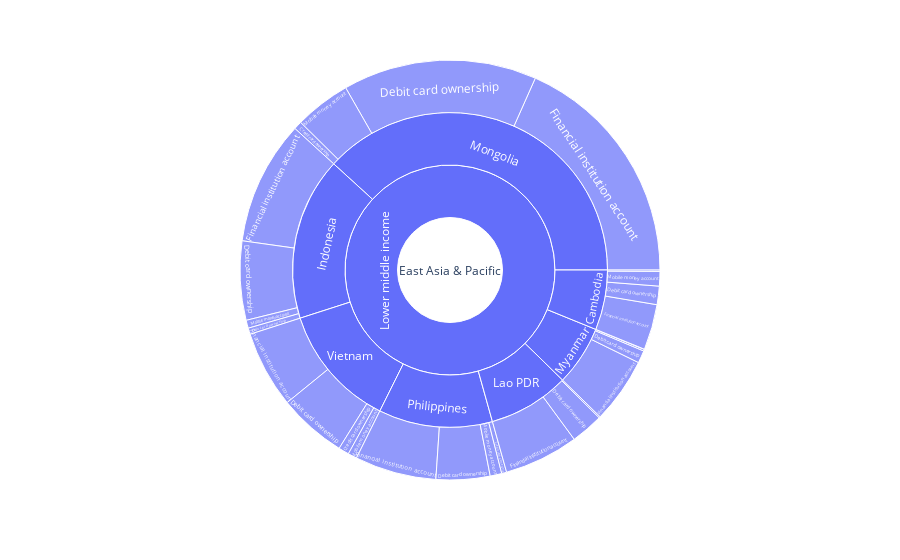

This figure's notebook cell:
### Code cell
fig = px.sunburst(sunburst, path=['region', 'income_group', 'short_name','main_indicator'], values='2017')
fig.show()

### Figure 1 — Plotly figure (JSON) as saved in the notebook; plotly's stock layout.template omitted (floating-point values rounded to 4 significant figures)
{"data": [{"branchvalues": "total", "domain": {"x": [0, 1], "y": [0, 1]}, "hovertemplate": "labels=%{label}<br>2017=%{value}<br>parent=%{parent}<br>id=%{id}<extra></extra>", "ids": ["East Asia & Pacific/Lower middle income/Cambodia/Credit card ownership ", "East Asia & Pacific/Lower middle income/Indonesia/Credit card ownership ", "East Asia & Pacific/Lower middle income/Lao PDR/Credit card ownership ", "East Asia & Pacific/Lower middle income/Mongolia/Credit card ownership ", "East Asia & Pacific/Lower middle income/Myanmar/Credit card ownership ", "East Asia & Pacific/Lower middle income/Philippines/Credit card ownership ", "East Asia & Pacific/Lower middle income/Vietnam/Credit card ownership ", "East Asia & Pacific/Lower middle income/Cambodia/Debit card ownership ", "East Asia & Pacific/Lower middle income/Indonesia/Debit card ownership ", "East Asia & Pacific/Lower middle income/Lao PDR/Debit card ownership ", "East Asia & Pacific/Lower middle income/Mongolia/Debit card ownership ", "East Asia & Pacific/Lower middle income/Myanmar/Debit card ownership ", "East Asia & Pacific/Lower middle income/Philippines/Debit card ownership ", "East Asia & Pacific/Lower middle income/Vietnam/Debit card ownership ", "East Asia & Pacific/Lower middle income/Cambodia/Financial institution account ", "East Asia & Pacific/Lower middle income/Indonesia/Financial institution account ", "East Asia & Pacific/Lower middle income/Lao PDR/Financial institution account ", "East Asia & Pacific/Lower middle income/Mongolia/Financial institution account ", "East Asia & Pacific/Lower middle income/Myanmar/Financial institution account ", "East Asia & Pacific/Lower middle income/Philippines/Financial institution account ", "East Asia & Pacific/Lower middle income/Vietnam/Financial institution account ", "East Asia & Pacific/Lower middle income/Cambodia/Mobile money account ", "East Asia & Pacific/Lower middle income/Indonesia/Mobile money account ", "East Asia & Pacific/Lower middle income/Mongolia/Mobile money account ", "East Asia & Pacific/Lower middle income/Myanmar/Mobile money account ", "East Asia & Pacific/Lower middle income/Philippines/Mobile money account ", "East Asia & Pacific/Lower middle income/Vietnam/Mobile money account ", "East Asia & Pacific/Lower middle income/Cambodia", "East Asia & Pacific/Lower middle income/Indonesia", "East Asia & Pacific/Lower middle income/Lao PDR", "East Asia & Pacific/Lower middle income/Mongolia", "East Asia & Pacific/Lower middle income/Myanmar", "East Asia & Pacific/Lower middle income/Philippines", "East Asia & Pacific/Lower middle income/Vietnam", "East Asia & Pacific/Lower middle income", "East Asia & Pacific"], "labels": ["Credit card ownership ", "Credit card ownership ", "Credit card ownership ", "Credit card ownership ", "Credit card ownership ", "Credit card ownership ", "Credit card ownership ", "Debit card ownership ", "Debit card ownership ", "Debit card ownership ", "Debit card ownership ", "Debit card ownership ", "Debit card ownership ", "Debit card ownership ", "Financial institution account ", "Financial institution account ", "Financial institution account ", "Financial institution account ", "Financial institution account ", "Financial institution account ", "Financial institution account ", "Mobile money account ", "Mobile money account ", "Mobile money account ", "Mobile money account ", "Mobile money account ", "Mobile money account ", "Cambodia", "Indonesia", "Lao PDR", "Mongolia", "Myanmar", "Philippines", "Vietnam", "Lower middle income", "East Asia & Pacific"], "name": "", "parents": ["East Asia & Pacific/Lower middle income/Cambodia", "East Asia & Pacific/Lower middle income/Indonesia", "East Asia & Pacific/Lower middle income/Lao PDR", "East Asia & Pacific/Lower middle income/Mongolia", "East Asia & Pacific/Lower middle income/Myanmar", "East Asia & Pacific/Lower middle income/Philippines", "East Asia & Pacific/Lower middle income/Vietnam", "East Asia & Pacific/Lower middle income/Cambodia", "East Asia & Pacific/Lower middle income/Indonesia", "East Asia & Pacific/Lower middle income/Lao PDR", "East Asia & Pacific/Lower middle income/Mongolia", "East Asia & Pacific/Lower middle income/Myanmar", "East Asia & Pacific/Lower middle income/Philippines", "East Asia & Pacific/Lower middle income/Vietnam", "East Asia & Pacific/Lower middle income/Cambodia", "East Asia & Pacific/Lower middle income/Indonesia", "East Asia & Pacific/Lower middle income/Lao PDR", "East Asia & Pacific/Lower middle income/Mongolia", "East Asia & Pacific/Lower middle income/Myanmar", "East Asia & Pacific/Lower middle income/Philippines", "East Asia & Pacific/Lower middle income/Vietnam", "East Asia & Pacific/Lower middle income/Cambodia", "East Asia & Pacific/Lower middle income/Indonesia", "East Asia & Pacific/Lower middle income/Mongolia", "East Asia & Pacific/Lower middle income/Myanmar", "East Asia & Pacific/Lower middle income/Philippines", "East Asia & Pacific/Lower middle income/Vietnam", "East Asia & Pacific/Lower middle income", "East Asia & Pacific/Lower middle income", "East Asia & Pacific/Lower middle income", "East Asia & Pacific/Lower middle income", "East Asia & Pacific/Lower middle income", "East Asia & Pacific/Lower middle income", "East Asia & Pacific/Lower middle income", "East Asia & Pacific", ""], "type": "sunburst", "values": [0.5541, 2.439, 0.5506, 3.208, 0.05609, 1.939, 4.12, 7.194, 30.81, 12.65, 75.7, 4.88, 21.01, 26.74, 17.8, 48.39, 29.06, 92.97, 25.61, 31.8, 30.02, 5.66, 3.124, 21.9, 0.6905, 4.521, 3.5, 31.21, 84.77, 42.26, 193.8, 31.24, 59.27, 64.38, 506.9, 506.9]}], "layout": {"legend": {"tracegroupgap": 0}, "margin": {"t": 60}}}
